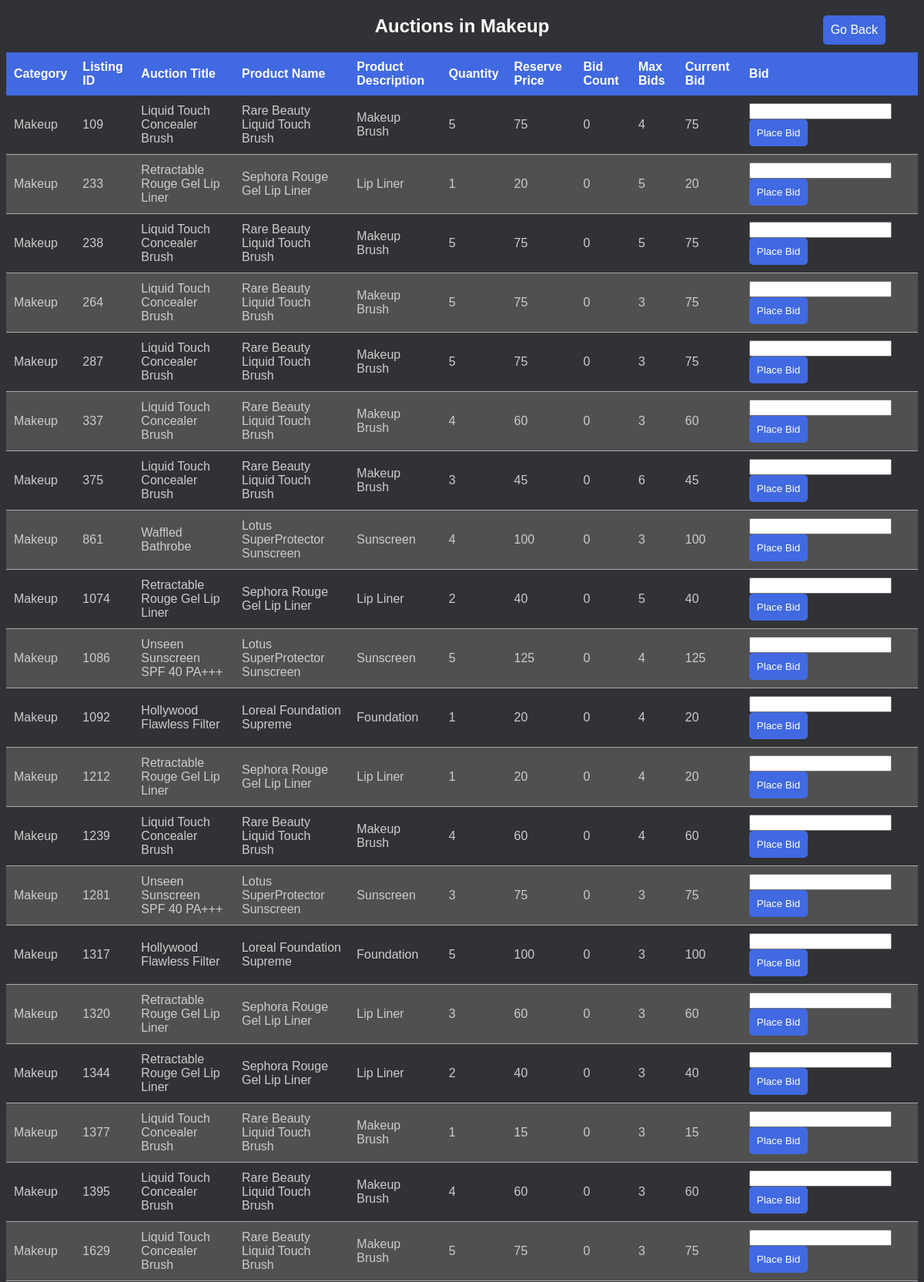
/auctions?category=Makeup (upper part), run on the app's committed database.
### tables this page shows
CREATE TABLE "Auction_Listings"
(
    seller_email        TEXT
        references Sellers,
    listing_id          INTEGER,
    category            TEXT,
    auction_title       TEXT,
    product_name        TEXT,
    product_description TEXT,
    quantity            INTEGER,
    reserve_price       Int,
    max_bids            INTEGER,
    status              INTEGER, current_bid INTEGER, bid_count INT DEFAULT 0
CHECK (bid_count <= max_bids), last_bidder_email text,
    primary key (seller_email, listing_id)
);

### app.py (the view)
@app.route('/auctions', methods=['GET'])
def auctions():
    search_query = request.args.get('search') #search bar
    category = request.args.get('category')
    conn = sqlite3.connect('database.db')
    cursor = conn.cursor()
    if search_query:
        cursor.execute("""
            SELECT * FROM auction_listings WHERE auction_title LIKE ? OR category LIKE ?
        """, ('%' + search_query + '%', '%' + search_query + '%'))
    elif category:
        cursor.execute("""
            SELECT * FROM auction_listings WHERE category = ?
        """, (category,))
    else:
        cursor.execute("""
            SELECT * FROM auction_listings
        """)
    rows = cursor.fetchall()
    cursor.close()
    conn.close()
    listings = []
    for row in rows:
        listing = {
            'seller_email': row[0],
            'listing_id': row[1],
            'category': row[2],
            'auction_title': row[3],
            'product_name': row[4],
            'product_description': row[5],
            'quantity': row[6],
            'reserve_price': row[7],
            'max_bids': row[8],
            'status': row[9],
            'current_bid': row[10],
            'bid_count': row[11]  # Add the bid_count key
        }
        listings.append(listing)
    return render_template('auctions.html', listings=listings, search_query=search_query, category=category)

### app.py (called while the page is built)
@app.teardown_appcontext
def close_connection(exception):
    db = getattr(g, '_database', None)
    if db is not None:
        db.close()

### templates/auctions.html (shortened to what this page needs)
<!DOCTYPE html>
<html lang="en">
<head>
</head>
<body>
    <div class="auction-listings">
        <h2>Auctions in {{ category }}</h2>
        <table>
            <thead>
                <tr>
                    <th>Category</th>
                    <th>Listing ID</th>
                    <th>Auction Title</th>
                    <th>Product Name</th>
                    <th>Product Description</th>
                    <th>Quantity </th>
                    <th>Reserve Price</th>
                    <th>Bid Count</th>
                    <th>Max Bids</th>
                    <th>Current Bid</th>
                    <th>Bid</th>
                </tr>
            </thead>
            <tbody>
                {% for listing in listings %}
                    <tr>
                        <td>{{ listing.category }}</td>
                        <td>{{ listing.listing_id }}</td>
                        <td><a href="/auction/{{ listing.id }}">{{ listing.auction_title }}</a></td>
                        <td>{{ listing.product_name }}</td>
                        <td>{{ listing.product_description }}</td>
                        <td>{{ listing.quantity }}</td>
                        <td>{{ listing.reserve_price }}</td>
                        <td>{{ listing.bid_count }}</td>
                        <td>{{ listing.max_bids }}</td>
                        <td>{{ listing.current_bid }}</td>
                        <td>
            {% if listing.bid_count is not none and listing.bid_count < listing.max_bids %}
                                <form action="/place_bid/{{ listing.listing_id }}" method="post">
                                    <input type="number" name="bid_amount" min="{{ listing.reserve_price }}" step="0.01" required>
                                    <button type="submit">Place Bid</button>
                                </form>
                            {% else %}
                                Bidding closed
                            {% endif %}
                        </td>
                    </tr>
                {% endfor %}
            </tbody>
        </table>
    </div>
<div class="back-button" style="position: absolute; top: 10px; right: 10px;">
  <a href="{{ url_for('buyer') }}"><button> Go Back</button></a>
</div>
</body>
</html>

### templates/auctions.html (style rules this page uses)
body { background-color: #313235; font-family: Arial, sans-serif; }
form { display: inline-block; margin-right: 10px; }
form button { background-color: #4169E1; border: none; color: #ffffff; padding: 10px; border-radius: 5px; cursor: pointer; }
div.back-button button { margin-right: 40px; margin-top: 10px; background-color: #4169E1; border: none; color: #ffffff; padding: 10px; border-radius: 5px; cursor: pointer; font-size: 16px; transition: background-color 0.3s ease-in-out; }
.auction-listings { width: 100%; max-width: 1200px; margin: 0 auto; color: #ffffff; }
.auction-listings h2 { margin-bottom: 20px; text-align: center; }
table { width: 100%; border-collapse: collapse; margin-bottom: 20px; }
th { background-color: #4169E1; color: #ffffff; font-weight: bold; padding: 10px; text-align: left; }
td { padding: 10px; border-bottom: 1px solid #aaaaaa; color: #cccccc; }
tr:nth-child(even) { background-color: #505050; }
a { color: #cccccc; text-decoration: none; }

### data on the page
Auction_Listings: category "Makeup", listing_id "109", auction_title "Liquid Touch Concealer Brush", product_name "Rare Beauty Liquid Touch Brush", product_description "Makeup Brush", quantity "5", reserve_price "75", bid_count "0", max_bids "4", current_bid "75"
Auction_Listings: category "Makeup", listing_id "233", auction_title "Retractable Rouge Gel Lip Liner", product_name "Sephora Rouge Gel Lip Liner", product_description "Lip Liner", quantity "1", reserve_price "20", bid_count "0", max_bids "5", current_bid "20"
Auction_Listings: category "Makeup", listing_id "238", auction_title "Liquid Touch Concealer Brush", product_name "Rare Beauty Liquid Touch Brush", product_description "Makeup Brush", quantity "5", reserve_price "75", bid_count "0", max_bids "5", current_bid "75"
Auction_Listings: category "Makeup", listing_id "264", auction_title "Liquid Touch Concealer Brush", product_name "Rare Beauty Liquid Touch Brush", product_description "Makeup Brush", quantity "5", reserve_price "75", bid_count "0", max_bids "3", current_bid "75"
Auction_Listings: category "Makeup", listing_id "287", auction_title "Liquid Touch Concealer Brush", product_name "Rare Beauty Liquid Touch Brush", product_description "Makeup Brush", quantity "5", reserve_price "75", bid_count "0", max_bids "3", current_bid "75"
Auction_Listings: category "Makeup", listing_id "337", auction_title "Liquid Touch Concealer Brush", product_name "Rare Beauty Liquid Touch Brush", product_description "Makeup Brush", quantity "4", reserve_price "60", bid_count "0", max_bids "3", current_bid "60"
Auction_Listings: category "Makeup", listing_id "375", auction_title "Liquid Touch Concealer Brush", product_name "Rare Beauty Liquid Touch Brush", product_description "Makeup Brush", quantity "3", reserve_price "45", bid_count "0", max_bids "6", current_bid "45"
Auction_Listings: category "Makeup", listing_id "861", auction_title "Waffled Bathrobe", product_name "Lotus SuperProtector Sunscreen", product_description "Sunscreen", quantity "4", reserve_price "100", bid_count "0", max_bids "3", current_bid "100"
Auction_Listings: category "Makeup", listing_id "1074", auction_title "Retractable Rouge Gel Lip Liner", product_name "Sephora Rouge Gel Lip Liner", product_description "Lip Liner", quantity "2", reserve_price "40", bid_count "0", max_bids "5", current_bid "40"
Auction_Listings: category "Makeup", listing_id "1086", auction_title "Unseen Sunscreen SPF 40 PA+++", product_name "Lotus SuperProtector Sunscreen", product_description "Sunscreen", quantity "5", reserve_price "125", bid_count "0", max_bids "4", current_bid "125"
Auction_Listings: category "Makeup", listing_id "1092", auction_title "Hollywood Flawless Filter", product_name "Loreal Foundation Supreme", product_description "Foundation", quantity "1", reserve_price "20", bid_count "0", max_bids "4", current_bid "20"
Auction_Listings: category "Makeup", listing_id "1212", auction_title "Retractable Rouge Gel Lip Liner", product_name "Sephora Rouge Gel Lip Liner", product_description "Lip Liner", quantity "1", reserve_price "20", bid_count "0", max_bids "4", current_bid "20"
Auction_Listings: category "Makeup", listing_id "1239", auction_title "Liquid Touch Concealer Brush", product_name "Rare Beauty Liquid Touch Brush", product_description "Makeup Brush", quantity "4", reserve_price "60", bid_count "0", max_bids "4", current_bid "60"
Auction_Listings: category "Makeup", listing_id "1281", auction_title "Unseen Sunscreen SPF 40 PA+++", product_name "Lotus SuperProtector Sunscreen", product_description "Sunscreen", quantity "3", reserve_price "75", bid_count "0", max_bids "3", current_bid "75"
Auction_Listings: category "Makeup", listing_id "1317", auction_title "Hollywood Flawless Filter", product_name "Loreal Foundation Supreme", product_description "Foundation", quantity "5", reserve_price "100", bid_count "0", max_bids "3", current_bid "100"
Auction_Listings: category "Makeup", listing_id "1320", auction_title "Retractable Rouge Gel Lip Liner", product_name "Sephora Rouge Gel Lip Liner", product_description "Lip Liner", quantity "3", reserve_price "60", bid_count "0", max_bids "3", current_bid "60"
Auction_Listings: category "Makeup", listing_id "1344", auction_title "Retractable Rouge Gel Lip Liner", product_name "Sephora Rouge Gel Lip Liner", product_description "Lip Liner", quantity "2", reserve_price "40", bid_count "0", max_bids "3", current_bid "40"
Auction_Listings: category "Makeup", listing_id "1377", auction_title "Liquid Touch Concealer Brush", product_name "Rare Beauty Liquid Touch Brush", product_description "Makeup Brush", quantity "1", reserve_price "15", bid_count "0", max_bids "3", current_bid "15"
Auction_Listings: category "Makeup", listing_id "1395", auction_title "Liquid Touch Concealer Brush", product_name "Rare Beauty Liquid Touch Brush", product_description "Makeup Brush", quantity "4", reserve_price "60", bid_count "0", max_bids "3", current_bid "60"
Auction_Listings: category "Makeup", listing_id "1629", auction_title "Liquid Touch Concealer Brush", product_name "Rare Beauty Liquid Touch Brush", product_description "Makeup Brush", quantity "5", reserve_price "75", bid_count "0", max_bids "3", current_bid "75"

### other printed values
{{ category }} "Makeup"
